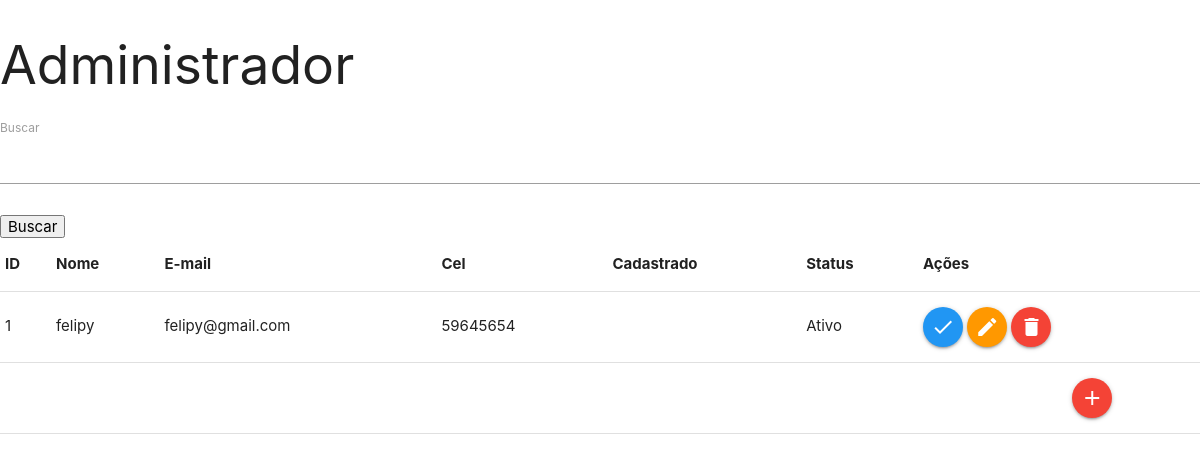
The app's page /GestaoAdministrador.php?buscar=felipy with its own data.
### tables this page shows
CREATE TABLE IF NOT EXISTS `administrador` (
  `IdAdministrador` int(11) NOT NULL AUTO_INCREMENT,
  `Nome` varchar(150) NOT NULL,
  `Email` varchar(100) DEFAULT NULL,
  `Senha` varchar(45) DEFAULT NULL,
  `Telefone` varchar(20) DEFAULT NULL,
  `DataCadastro` datetime DEFAULT NULL,
  `Status` enum('Ativo','Inativo') DEFAULT NULL,
  PRIMARY KEY (`IdAdministrador`)
);

### GestaoAdministrador.php (the view, shortened to what this page needs)
<?php
   require 'Administrador.class.php';
  $filtro=$_GET['buscar'];
  if(!empty($filtro))
    $filtro="WHERE Nome LIKE '%$filtro%' OR Email LIKE '%$filtro%'";
   $pagina=1;
       $qnt_result_pg = 5;
       $inicio = ($pagina * $qnt_result_pg) - $qnt_result_pg;
      $query_Administrador ="SELECT IdAdministrador, Nome, Email, Telefone, DataCadastro, Status  FROM administrador $filtro ORDER BY IdAdministrador DESC LIMIT $inicio,$qnt_result_pg";
       $result_Administrador = $pdo->prepare($query_Administrador);
       $result_Administrador->execute();
       $dados ="<div class='table-responsive'>
                   <table class='table table-striped'>
                           <thead>
                               <tr>
                                   <th>ID</th>
                                   <th>Nome</th>
                                   <th>E-mail</th>
                                   <th>Cel</th>
                                   <th>Cadastrado</th>
                                   <th>Status</th>
                                   <th>Ações</th>
                               </tr>
                           </thead>
                           <tbody>";
       while ($row_Administrador = $result_Administrador->fetch(\PDO::FETCH_ASSOC)){
           extract($row_Administrador);
           $dados .="<tr>
                           <td>$IdAdministrador</td>
                           <td>$Nome</td>
                           <td>$Email</td>
                           <td>$Telefone</td>
                           <td>$DataCadastro</td>
                           <td>$Status</td>
                           <td colspan='3'><a href='MudarStatus.php?id=$IdAdministrador&status=$Status' onclick='funcao1($Nome)' class='btn-floating blue' onclick='funcao1($Nome)'><i class='material-icons'>check</i></a>
                                           <a href='editaradm.php?id=$IdAdministrador' class='btn-floating orange'><i class='material-icons'>edit</i></a>
                                           <a href='DeletarAdm.php?id=$IdAdministrador' class='btn-floating red modal-trigger'><i class='material-icons'>delete</i></a>
                   </tr>";
       }
       $dados .="<tr><td colspan='7'></td><td><a href='CadastroAdm.html' class='btn-floating red modal-trigger'><i class='material-icons'>add</i></a></td></tr>
       </tbody>
               </table>
           </div>";
       $dados .='</ul></nav>';
       $conteudo = $dados;
?>
<!DOCTYPE html>
<html lang="pt-br">
<head>
   <link rel="stylesheet" href="https://cdnjs.cloudflare.com/ajax/libs/materialize/1.0.0/css/materialize.min.css">
</head>
<body>
    <h2>Administrador</h2>
    <div id="principalhome">
            <div class="conteudoHome">
                    <form action="GestaoAdministrador.php">
                        <label>Buscar</label>
                        <input type="text" name="buscar"><br><br>
                       <button type="submit" id="btnbuscar">Buscar</button>
                    </form>
                    <?php echo $conteudo; ?>
            </div>
            </div>
</body>
</html>

### records on screen
administrador: IdAdministrador "1", Nome "felipy", Email "felipy@gmail.com", Telefone "59645654", Status "Ativo"
